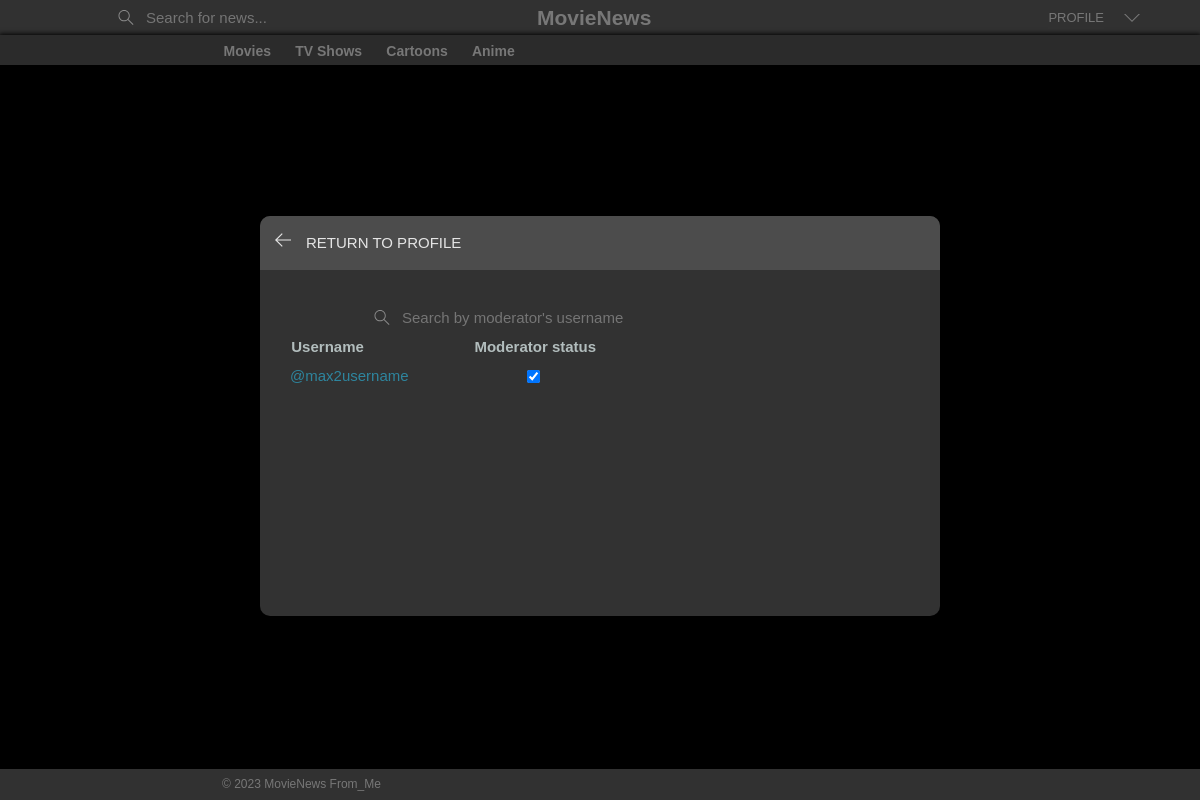
The app's page /allmoderators/ (signed in) with its own data.
### base/models.py (models this page shows, shortened)
class Topic(models.Model):
    name = models.CharField(max_length=200)

class User(AbstractUser):
    name = models.CharField(max_length=200, null=True)
    email = models.EmailField(unique=True, null=True)
    bio = models.TextField(null=True)
    avatar = models.ImageField(null=True, default="avatar.svg", blank=True)
    moderator = models.BooleanField(default=False)
    USERNAME_FIELD = 'email'
    REQUIRED_FIELDS = []

### base/views.py (the view)
# urls.py: path('allmoderators/', views.allModerators, name='all-moderators'),
@login_required(login_url='login')
def allModerators(request):
    topics = Topic.objects.all()
    if not request.user.is_superuser:
        messages.error(request, "You're not superuser")
        return redirect('home')
    q = request.GET.get('q') if request.GET.get('q') != None else ''
    users = User.objects.filter(username__icontains=q)
    context = {'users': users, 'topics': topics}
    return render(request, 'base/moderators.html', context)

### base/templates/base/moderators.html (shortened to what this page needs)
{% extends 'main.html' %}
{% load static %}
{% block content %}
<main class="create-room layout">
  <div class="container">
    <div class="layout__box">
      <div class="layout__boxHeader">
        <div class="layout__boxTitle">
            <a href="{% url 'user-profile' user.id %}">
            <svg version="1.1" xmlns="http://www.w3.org/2000/svg" width="32" height="32" viewBox="0 0 32 32">
              <title>arrow-left</title>
              <path
                d="M13.723 2.286l-13.723 13.714 13.719 13.714 1.616-1.611-10.96-10.96h27.625v-2.286h-27.625l10.965-10.965-1.616-1.607z"
              ></path>
            </svg>
          </a>
          <h3>return to profile</h3>
        </div>
      </div>
      <div class="topics-page layout__body">
        <form action="" method="GET" class="header__search">
          <label>
            <input name="q" placeholder="Search by moderator's username" value="{{ request.GET.q }}"/>
        </label>
        </form>
        <form action="{% url 'update-moderator' %}" method="POST" id="update-moderator-form">
            <ul class="user-list">
              <div class="labels">
                <span>Username</span>
                <span>Moderator status</span>
              </div>
              {% for user in users %}
               {% if user.moderator and not user.is_superuser %}
                  <li>
                    <label for="moderator_{{ user.id }}">
                      <a href="{% url 'user-profile' user.id %}">
                        @{{ user.username }}
                      </a>
                      <input type="checkbox" name="moderator_{{ user.id }}" id="moderator_{{ user.id }}" {% if user.moderator %}checked{% endif %}>
                    </label>
                  </li>
                {% endif %}
              {% endfor %}
            </ul>
          </form>
      </div>
    </div>
  </div>
</main>
{% endblock content %}

### templates/navbar.html (shortened to what this page needs)
{% load static %}
<header class="header header--loggedIn">
  <div class="container">
    <a href="{% url 'home' %}" class="header__logo">
      <h1>MovieNews</h1>
    </a>
    <form class="header__search" method="GET" action="{% url 'home' %}">
      <label>
        <input name="q" placeholder="Search for news..."/>
      </label>
    </form>
    <nav class="header__menu">
      {% if request.user.is_authenticated %}
      <div class="header__user">
        <a href="{% url 'user-profile' request.user.id %}">
          <p>Profile</p>
        </a>
        <button class="dropdown-button">
          <svg version="1.1" xmlns="http://www.w3.org/2000/svg" width="32" height="32" viewBox="0 0 32 32">
            <title>chevron-down</title>
            <path d="M16 21l-13-13h-3l16 16 16-16h-3l-13 13z"></path>
          </svg>
        </button>
      </div>
      {% else %}
      <a href="{% url 'login' %}">
        <p>Login</p>
      </a>
      {% endif %}
    </nav>
  </div>
  <div class="b-topnav_wrapper shm">
    <nav class="b-topnav b-wrapper">
      <ul class="b-topnav__list">
        {% for topic in topics|slice:":4"  %}
        <li>
          <a href="{% url 'home' %}?q={{topic.name}}" class="b-topnav__item-link {% if selected_topic == topic.name %}active{% endif %}">
            {{topic.name}}
          </a>
        </li>
        {% endfor %}
      </ul>
    </nav>
  </div>
</header>

### static/styles/style.css (style rules this page uses)
:root { --color-main-light: #e1f6fb; --color-dark: #333; --color-light: #e5e5e5; --color-gray: #8b8b8b; --color-light-gray: #b2bdbd; --color-bg: #efefef; --color-success: #5dd693; --color-error: #fc4b0b; }
* { font-family: Arial, Helvetica, sans-serif; margin: 0; padding: 0; box-sizing: border-box; text-rendering: optimizeLegibility; font-size: inherit; }
html { font-size: 56.25%; }
@media only screen and (min-width: 1200px) { html { font-size: 62.5%; } }
body { line-height: 1.6; font-weight: 400; font-size: 1.5rem; color: var(--color-light-gray); background-color: var(--color-bg); min-height: 100vh; }
a { color: #2e859e; text-decoration: none; transition: all 0.3s ease-in-out; }
.container { max-width: 120rem; width: 90%; margin: auto; }
.header { background-color: #313131; }
.header > .container { display: flex; height: 35px; }
.header__logo, .header__user { display: flex; gap: 2rem; align-items: center; }
.header__logo > h1 { font-size: 2.1rem; margin-left: -80px; padding: 0 17px; position: absolute; left: 50%; color: #777; transition: all 0.3s ease-in-out; }
.header__search > label { padding: 0.9rem 1rem; display: flex; align-items: center; gap: 1rem; border-radius: 4px; transform: translateX(10%); }
.header__search svg { fill: var(--color-gray); width: 2rem; height: 1.5rem; margin-left: 1rem; }
.header__search input { width: 30rem; background: transparent; border: none; outline: none; color: var(--color-light-gray); }
.header__menu { margin-left: auto; position: relative; }
.header__menu a { display: flex; gap: 1.5rem; align-items: center; font-weight: 500; text-decoration: none; color:#777; background-color: #313131; }
.header__menu p { color: #777; font-size: 13px; text-transform: uppercase; margin-top: 8px; }
.header__menu svg { width: 1.6rem; height: 1.6rem; fill: #777; margin-top: 10px; }
.dropdown-button { background: transparent; border: 0; outline: 0; cursor: pointer; }
.layout { margin-top: 2.4rem; margin-left: 76px; }
.layout > .container { display: flex; justify-content: space-between; align-items: flex-start; }
.layout__box { width: 90%; max-width: 48rem; min-height: 40rem; position: absolute; top: 50%; left: 50%; transform: translate(-50%, -46%); background-color: rgba(59, 59, 59, 0.85); border-radius: 1rem; box-shadow: 1px 1px 6px 3px rgba(0, 0, 0, 0.1); overflow: hidden; }
.layout__boxHeader { display: flex; padding: 1.5rem; background-color: rgba(83, 83, 83, 0.8); }
.layout__boxTitle { display: flex; gap: 1.5rem; align-items: center; }
.layout__boxTitle h3 { text-transform: uppercase; font-weight: 500; color: var(--color-light); }
.layout__boxTitle svg { width: 1.6rem; height: 1.6rem; fill: var(--color-light); }
.layout__body { margin: 3rem; }
.topics-page .header__search { display: block; }
.create-room.layout .layout__box { max-width: 68rem; }
.b-topnav__list li { display: inline-block; white-space: nowrap; margin-left: 10px; }
.b-topnav_wrapper.shm { -webkit-box-shadow: 0 0 5px 1px #000; -moz-box-shadow: 0 0 5px 1px #000; box-shadow: 0 0 5px 1px #000; }
.b-topnav_wrapper { -webkit-transition: all .3s linear; -moz-transition: all .3s linear; -ms-transition: all .3s linear; -o-transition: all .3s linear; transition: all .3s linear; background-color: #2b2b2b; height: 30px; padding-top: 20px; top: 40px; left: 0; width: 100%; z-index: 98; margin-right: 50px; overflow-x: hidden; overflow-y: hidden; }
.b-topnav__item-link { color: #777; display: inline-block; font-size: 14px; font-weight: bold; bottom: 16px; position: relative; z-index: 101; white-space: nowrap; display: inline-block; margin-right: 10px; white-space: nowrap; }
.b-topnav__list { list-style: none; padding: 0; transform: translateX(17.8%); }
.user-list { list-style: none; padding: 0; }
.user-list li a { display: flex; text-align: center; justify-content: space-between; }
.user-list li { display: flex; align-items: center; justify-content: space-between; margin-bottom: 10px; }
.labels { display: flex; margin-bottom: 5px; font-weight: bold; flex-direction: row; margin-right:33%; transform: translateX(-13%); justify-content: space-around; }
.user-list li label { display: flex; align-items: center; justify-content: space-between; width: 80%; max-width: 250px; white-space: nowrap; overflow: hidden; text-overflow: ellipsis; }

### base/templates/base/moderators.html (style rules this page uses)
body { background-color: rgb(0, 0, 0); }

### records on screen
Topic: name "Movies"
Topic: name "TV Shows"
Topic: name "Сartoons"
Topic: name "Anime"
User: username "max2username", moderator "☑"
